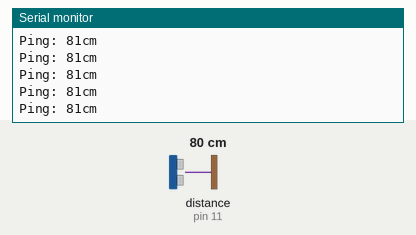
This sketch was run on a simulated Arduino Uno, built with avr-gcc and run on an emulated ATmega328P. Parts: the last lines printed to the serial monitor. The inputs (shaded band) are chosen by the test bench; at power-on: distance to the obstacle (sensor on pin 11) 80 cm. The echo pulse lasts 58.3 µs per cm.

Above: at 1.2 s.
1.3 s: distance to the obstacle (sensor on pin 11) set to 60 cm
At 1.59 s:
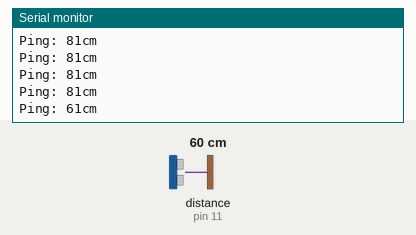
4.3 s: distance to the obstacle (sensor on pin 11) set to 2 cm
At 4.45 s:
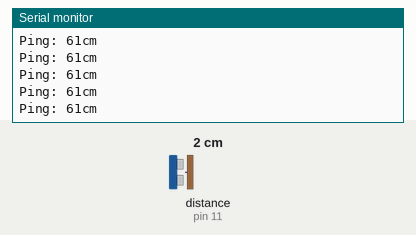
Timing chart, 0 to 7.3 s (numbered marks = the images above; inputs shaded):
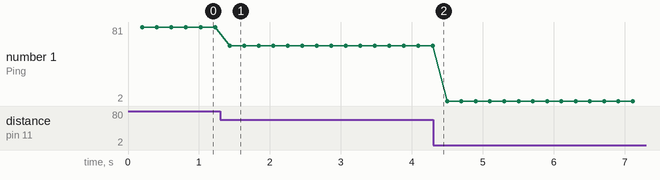

The sketch:

SimpleSonar.ino
```cpp
// ---------------------------------------------------------------------------
// Example NewPing library sketch that does a ping about 20 times per second.
// ---------------------------------------------------------------------------

#include <NewPing.h>

#define TRIGGER_PIN  12  // Arduino pin tied to trigger pin on the ultrasonic sensor.
#define ECHO_PIN     11  // Arduino pin tied to echo pin on the ultrasonic sensor.
#define MAX_DISTANCE 200 // Maximum distance we want to ping for (in centimeters). Maximum sensor distance is rated at 400-500cm.

NewPing sonar(TRIGGER_PIN, ECHO_PIN, MAX_DISTANCE); // NewPing setup of pins and maximum distance.

void setup() {
  Serial.begin(9600); // Open serial monitor at 115200 baud to see ping results.
}

void loop() {
  int distance;
  delay(200);        // Wait 50ms between pings (about 20 pings/sec). 29ms should be the shortest delay between pings.
  Serial.print("Ping: ");
  distance = sonar.ping_cm();
  Serial.print(distance); // Send ping, get distance in cm and print result (0 = outside set distance range)
  Serial.println("cm");
}
```

Measured:
- after the input at 1.3 s, the serial monitor: prints a new line after 0.13 s (image 1)
- plotted number 1: 81 → 61 after the input at 1.3 s, 61 → 2 after the input at 4.3 s
